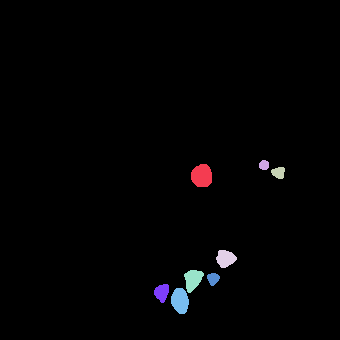
#> input picture data/BBBC007_sparse_instance_annotation/17P1_POS0013_D_1UL.tif, 340 x 340 px, found by its file name
$ jupyter execute magic_numbers.ipynb
#> lines starting #> are read from the running program, lines starting #| are printed output that depends on the picture; after the words box and inside, x2 and y2 are one past the last pixel; in counts of white or black regions, pixels touching at a corner belong together
# Éviter les nombres magiques
Lors de la lecture du code, nous trouvons parfois des nombres dans le code dont la fonction n'est pas évidente. Cependant, lorsque nous les modifions, soudainement notre programme ne fonctionne plus. Nous appelons ces nombres [nombres magiques](https://en.wikipedia.org/wiki/Magic_number_(programming)). Par exemple, savez-vous ce que font les `3` et `7` dans le code ci-dessous ?

[cell 1]
from skimage.io import imread
from skimage.filters import gaussian, threshold_otsu
from skimage.measure import label

[cell 2]
image = imread("../../data/BBBC007_batch/17P1_POS0013_D_1UL.tif")
#> image is the input picture: shape (340, 340) int32; 9 distinct labels, from 0 to 8

# noise removal
blurred = gaussian(image, 3)
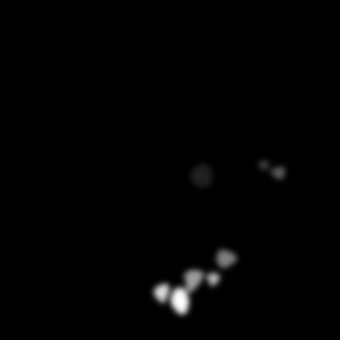
#> blurred: shape (340, 340) float64; min 0, max 3.71e-09, mean 3.43e-11; drawn with min black and max white

# instance segmentation
binary = blurred > threshold_otsu(blurred)
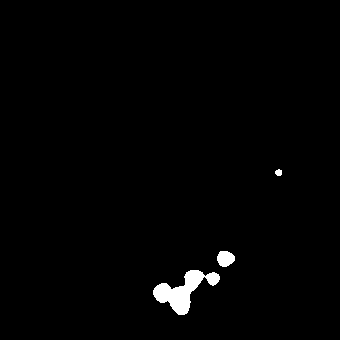
#> binary: shape (340, 340) bool; 1.3% white; 3 white regions, box (x1, y1, x2, y2) and area: (153, 270, 220, 315) 1231, (217, 251, 235, 267) 222, (275, 169, 282, 176) 39
labels = label(binary)
#> labels: shape (340, 340) int32; 4 distinct labels, from 0 to 3

# quantitative measurement
labels.max()
#> Out = 3

[cell 3]
image = imread("../../data/BBBC007_batch/17P1_POS0013_D_1UL.tif")

# noise removal
blurred = gaussian(image, 7)
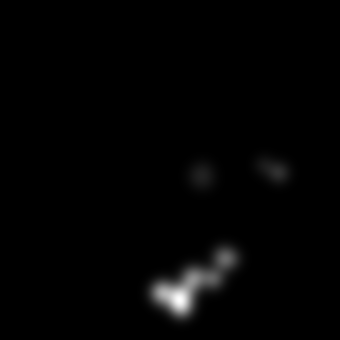
#> blurred: shape (340, 340) float64; min 0, max 2.61e-09, mean 3.43e-11; drawn with min black and max white

# instance segmentation
binary = blurred > threshold_otsu(blurred)
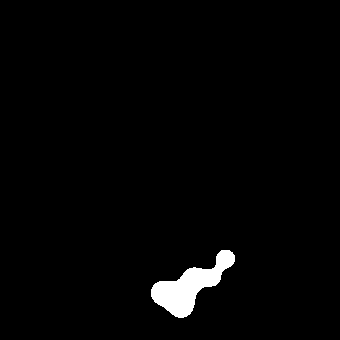
#> binary: shape (340, 340) bool; 2% white; 1 white region, box (x1, y1, x2, y2) and area: (151, 250, 235, 318) 2274
labels = label(binary)

# quantitative measurement
labels.max()
#> Out = 1

## Une section de configuration au début
Pour éviter les nombres magiques et rendre le code plus lisible, il est recommandé d'avoir une section de code de configuration au début de chaque script / notebook. Vous pouvez également y utiliser des commentaires pour expliquer ce que signifient les variables. Au fait, donner de bons noms à ces variables est essentiel.

[cell 4]
# enter the image filename to be processed here
file_to_process = "../../data/BBBC007_batch/17P1_POS0013_D_1UL.tif"

# enter the expected radius of nuclei here, in pixel units
approximate_nuclei_radius = 3

[cell 5]
image = imread(file_to_process)

# noise removal
blurred = gaussian(image, approximate_nuclei_radius)

# instance segmentation
binary = blurred > threshold_otsu(blurred)
labels = label(binary)

# quantitative measurement
labels.max()
#> Out = 3
